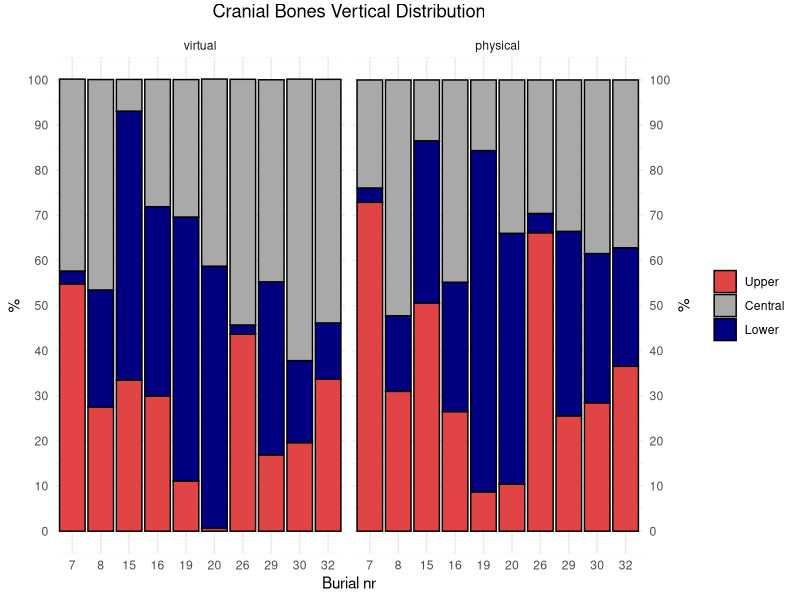
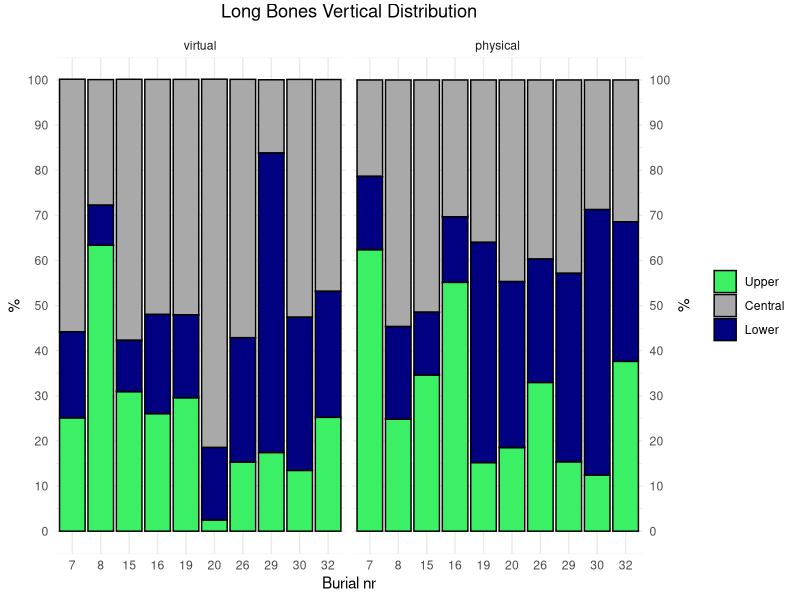
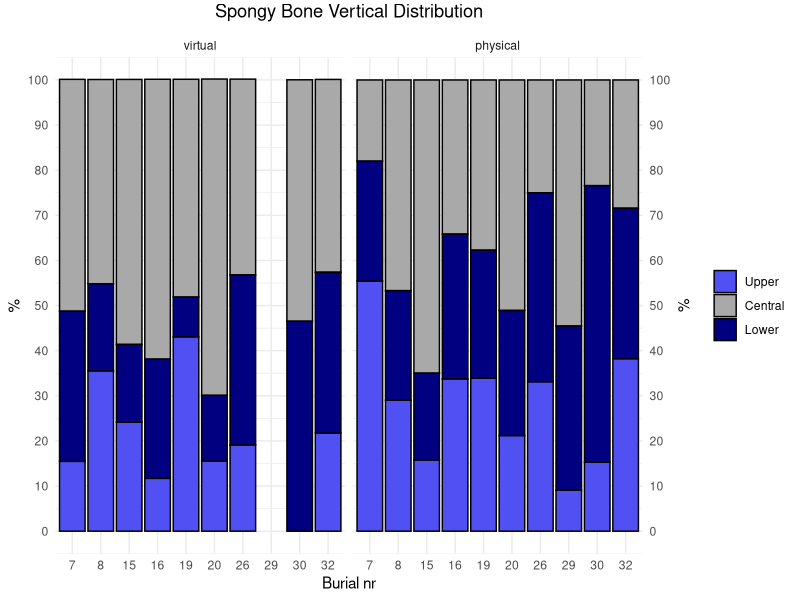
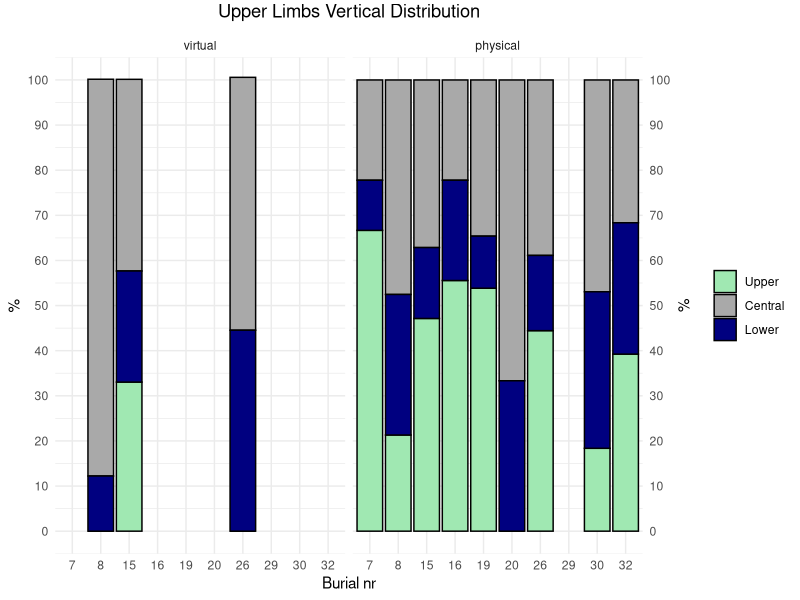
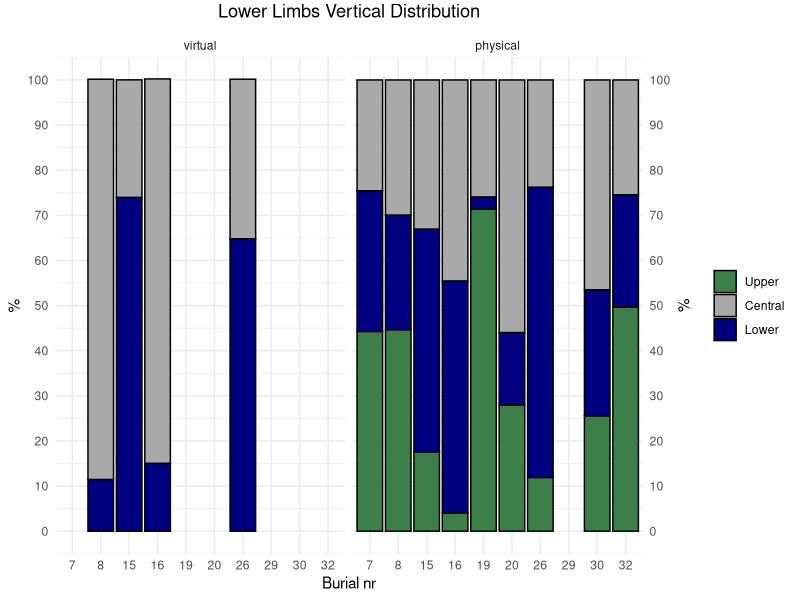
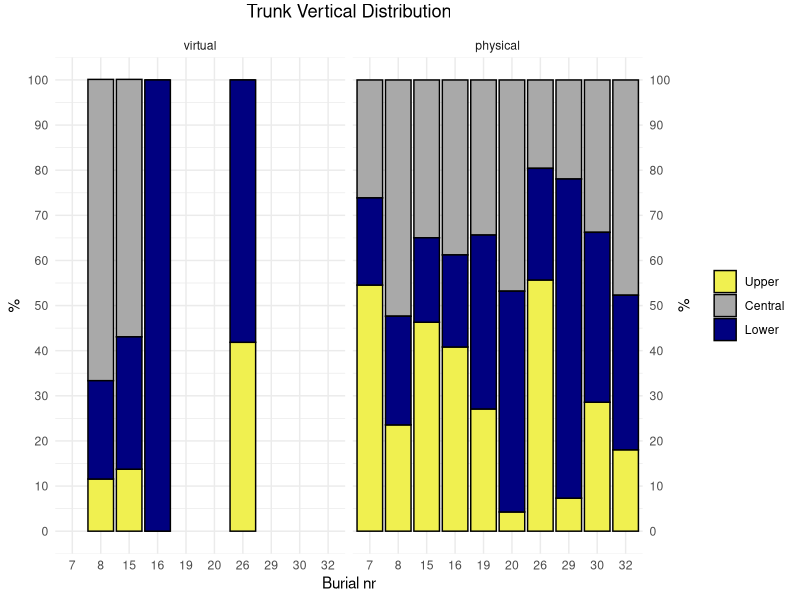
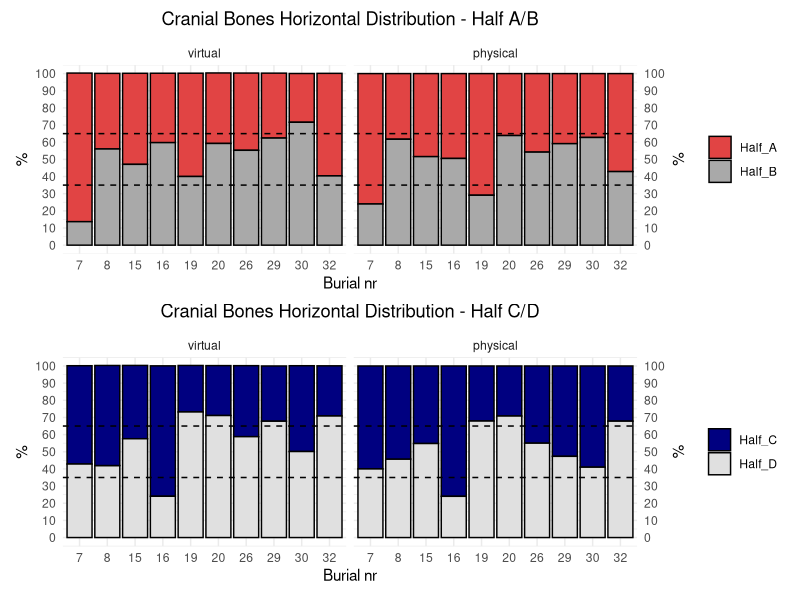
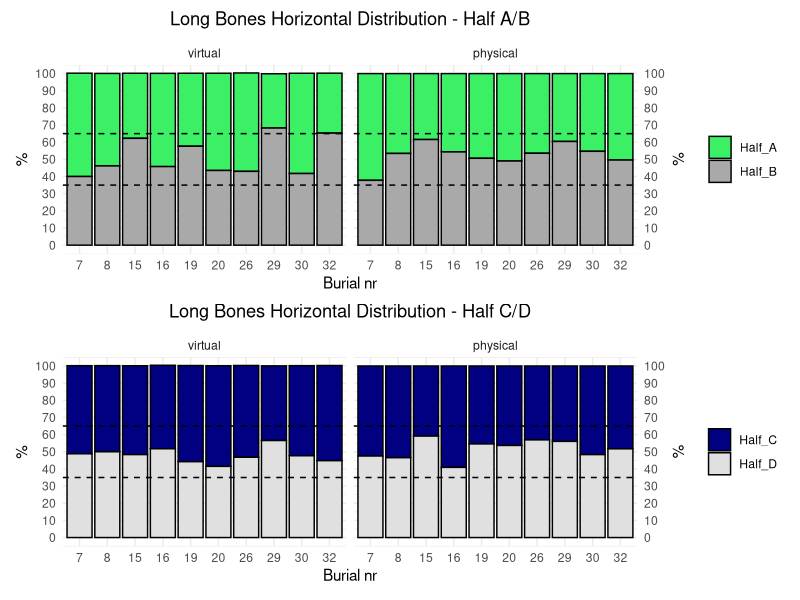

These charts were generated, in order, by the following R code:
# Load libraries and data ----
library(here)
library(ggplot2)
library(dplyr)
library(patchwork)
virt_phys <- read.csv(here("data","virt_phys.csv"))

# Customised palettes
cb_palette <-c("#e14444","darkgrey","navyblue","#E0E0E0")
lb_palette <-c("#3cf065","darkgrey","navyblue","#E0E0E0")
sb_palette <-c("#5050f3","darkgrey","navyblue","#E0E0E0")
ul_palette <-c("#a0e8b2","darkgrey","navyblue","#E0E0E0")
ll_palette <-c("#3c7f49","darkgrey","navyblue","#E0E0E0")
t_palette <-c("#f0f050","darkgrey","navyblue","#E0E0E0")

# VERTICAL DISTRIBUTION ----

# Fig. 7 - A
ggplot(
  data = virt_phys %>%
    filter(element == "CB") %>%
    filter(section %in% c("upper", "central", "lower")) %>%
    mutate(method = factor(method, levels = c("virtual", "physical"))),
  aes(
    x = factor(burial),
    y = element_perc,
    fill = section
  )
) +
  geom_col(
    position = "stack",
    color = "black"
  ) +
  ggtitle("Cranial Bones Vertical Distribution") + 
  theme_minimal() +
  theme(
    plot.title = element_text(hjust = 0.5, vjust = 2),
    legend.position = "right"
  ) +
  labs(x = "Burial nr", y = "%") +
  scale_fill_manual(
    name = NULL, 
    values = cb_palette,
    breaks = c("upper", "central", "lower"),
    labels = c("Upper", "Central", "Lower") 
  ) +
  scale_y_continuous(
    breaks = seq(0, 100, by = 10),
    sec.axis = dup_axis(name = "%") 
  ) +
  coord_cartesian(ylim = c(0, 100)) +
  facet_wrap(~ method, ncol = 2)
# Save plot
pdf(file= here("figures", "fig.7","Cranial_Bones_Vertical_A.pdf"))

# Fig. 7 - B
ggplot(
  data = virt_phys %>%
    filter(element == "LB") %>%
    filter(section %in% c("upper", "central", "lower")) %>%
    mutate(method = factor(method, levels = c("virtual", "physical"))),
  aes(
    x = factor(burial),
    y = element_perc,
    fill = section
  )
) +
  geom_col(
    position = "stack",
    color = "black"
  ) +
  ggtitle("Long Bones Vertical Distribution") + 
  theme_minimal() +
  theme(
    plot.title = element_text(hjust = 0.5, vjust = 2),
    legend.position = "right"
  ) +
  labs(x = "Burial nr", y = "%") +
  scale_fill_manual(
    name = NULL, 
    values = lb_palette,
    breaks = c("upper", "central", "lower"),
    labels = c("Upper", "Central", "Lower") 
  ) +
  scale_y_continuous(
    breaks = seq(0, 100, by = 10),
    sec.axis = dup_axis(name = "%") 
  ) +
  coord_cartesian(ylim = c(0, 100)) +
  facet_wrap(~ method, ncol = 2)
# Save plot
pdf(file= here("figures", "fig.7","Long_Bones_Vertical_B.pdf"))

# Fig. 7 - C
ggplot(
  data = virt_phys %>%
    filter(element == "SB") %>%
    filter(section %in% c("upper", "central", "lower")) %>%
    mutate(method = factor(method, levels = c("virtual", "physical"))),
  aes(
    x = factor(burial),
    y = element_perc,
    fill = section
  )
) +
  geom_col(
    position = "stack",
    color = "black"
  ) +
  ggtitle("Spongy Bone Vertical Distribution") + 
  theme_minimal() +
  theme(
    plot.title = element_text(hjust = 0.5, vjust = 2),
    legend.position = "right"
  ) +
  labs(x = "Burial nr", y = "%") +
  scale_fill_manual(
    name = NULL, 
    values = sb_palette,
    breaks = c("upper", "central", "lower"),
    labels = c("Upper", "Central", "Lower") 
  ) +
  scale_y_continuous(
    breaks = seq(0, 100, by = 10),
    sec.axis = dup_axis(name = "%") 
  ) +
  coord_cartesian(ylim = c(0, 100)) +
  facet_wrap(~ method, ncol = 2)
# Save plot
pdf(file= here("figures", "fig.7","Spongy_Bone_Vertical_C.pdf"))

# Fig. 8 - A
ggplot(
  data = virt_phys %>%
    filter(element == "UL") %>%
    filter(section %in% c("upper", "central", "lower")) %>%
    mutate(method = factor(method, levels = c("virtual", "physical"))),
  aes(
    x = factor(burial),
    y = element_perc,
    fill = section
  )
) +
  geom_col(
    position = "stack",
    color = "black"
  ) +
  ggtitle("Upper Limbs Vertical Distribution") + 
  theme_minimal() +
  theme(
    plot.title = element_text(hjust = 0.5, vjust = 2),
    legend.position = "right"
  ) +
  labs(x = "Burial nr", y = "%") +
  scale_fill_manual(
    name = NULL, 
    values = ul_palette,
    breaks = c("upper", "central", "lower"),
    labels = c("Upper", "Central", "Lower") 
  ) +
  scale_y_continuous(
    breaks = seq(0, 100, by = 10),
    sec.axis = dup_axis(name = "%") 
  ) +
  coord_cartesian(ylim = c(0, 100)) +
  facet_wrap(~ method, ncol = 2)
# Save plot
pdf(file= here("figures", "fig.8","Upper_Limbs_Vertical_A.pdf"))

# Fig. 8 - B
ggplot(
  data = virt_phys %>%
    filter(element == "LL") %>%
    filter(section %in% c("upper", "central", "lower")) %>%
    mutate(method = factor(method, levels = c("virtual", "physical"))),
  aes(
    x = factor(burial),
    y = element_perc,
    fill = section
  )
) +
  geom_col(
    position = "stack",
    color = "black"
  ) +
  ggtitle("Lower Limbs Vertical Distribution") + 
  theme_minimal() +
  theme(
    plot.title = element_text(hjust = 0.5, vjust = 2),
    legend.position = "right"
  ) +
  labs(x = "Burial nr", y = "%") +
  scale_fill_manual(
    name = NULL, 
    values = ll_palette,
    breaks = c("upper", "central", "lower"),
    labels = c("Upper", "Central", "Lower") 
  ) +
  scale_y_continuous(
    breaks = seq(0, 100, by = 10),
    sec.axis = dup_axis(name = "%") 
  ) +
  coord_cartesian(ylim = c(0, 100)) +
  facet_wrap(~ method, ncol = 2)
# Save plot
pdf(file= here("figures", "fig.8","Lower_Limbs_Vertical_B.pdf"))

# Fig. 8 - C
ggplot(
  data = virt_phys %>%
    filter(element == "T") %>%
    filter(section %in% c("upper", "central", "lower")) %>%
    mutate(method = factor(method, levels = c("virtual", "physical"))),
  aes(
    x = factor(burial),
    y = element_perc,
    fill = section
  )
) +
  geom_col(
    position = "stack",
    color = "black"
  ) +
  ggtitle("Trunk Vertical Distribution") + 
  theme_minimal() +
  theme(
    plot.title = element_text(hjust = 0.5, vjust = 2),
    legend.position = "right"
  ) +
  labs(x = "Burial nr", y = "%") +
  scale_fill_manual(
    name = NULL, 
    values = t_palette,
    breaks = c("upper", "central", "lower"),
    labels = c("Upper", "Central", "Lower") 
  ) +
  scale_y_continuous(
    breaks = seq(0, 100, by = 10),
    sec.axis = dup_axis(name = "%") 
  ) +
  coord_cartesian(ylim = c(0, 100)) +
  facet_wrap(~ method, ncol = 2)
# Save plot
pdf(file= here("figures", "fig.8","Trunk_Vertical_C.pdf"))

# HORIZONTAL DISTRIBUTION ----

# Fig. 9 - A
(
  ggplot(
    data = virt_phys %>%
      filter(element == "CB") %>%
      filter(section %in% c("half_A", "half_B")) %>%
      mutate(method = factor(method, levels = c("virtual", "physical"))), 
    aes(
      x = factor(burial),
      y = element_perc,
      fill = section
    )
  ) +
    geom_col(
      position = "stack",
      color = "black"
    ) +
    geom_hline(yintercept = c(65, 35), color = "black", linetype = "dashed") + 
    ggtitle("Cranial Bones Horizontal Distribution - Half A/B") + 
    theme_minimal() +
    theme(
      plot.title = element_text(hjust = 0.5, vjust = 2),
      legend.position = "right"
    ) +
    labs(x = "Burial nr", y = "%") +
    scale_fill_manual(
      name = NULL, 
      values = cb_palette,
      breaks = c("half_A", "half_B"),
      labels = c("Half_A", "Half_B")
    ) +
    scale_y_continuous(
      breaks = seq(0, 100, by = 10),
      sec.axis = dup_axis(name = "%") 
    ) +
    coord_cartesian(ylim = c(0, 100)) +
    facet_wrap(~ method, ncol = 2)
) /
  (
    ggplot(
      data = virt_phys %>%
        filter(element == "CB") %>%
        filter(section %in% c("half_C", "half_D")) %>%
        mutate(method = factor(method, levels = c("virtual", "physical"))), 
      aes(
        x = factor(burial),
        y = element_perc,
        fill = section
      )
    ) +
      geom_col(
        position = "stack",
        color = "black"
      ) +
      geom_hline(yintercept = c(65, 35), color = "black", linetype = "dashed") + 
      ggtitle("Cranial Bones Horizontal Distribution - Half C/D") +
      theme_minimal() +
      theme(
        plot.title = element_text(hjust = 0.5, vjust = 2),
        legend.position = "right"
      ) +
      labs(x = "Burial nr", y = "%") +
      scale_fill_manual(
        name = NULL, 
        values = c("half_C" = "navyblue", "half_D" = "#E0E0E0"),
        breaks = c("half_C", "half_D"),
        labels = c("Half_C", "Half_D") 
      ) +
      scale_y_continuous(
        breaks = seq(0, 100, by = 10),
        sec.axis = dup_axis(name = "%") 
      ) +
      coord_cartesian(ylim = c(0, 100)) +
      facet_wrap(~ method, ncol = 2)
  )
# Save plot
pdf(file= here("figures", "fig.9","Cranial_Bones_Horizontal_A.pdf"))

# Fig. 9 - B
(
  ggplot(
    data = virt_phys %>%
      filter(element == "LB") %>%
      filter(section %in% c("half_A", "half_B")) %>%
      mutate(method = factor(method, levels = c("virtual", "physical"))), 
    aes(
      x = factor(burial),
      y = element_perc,
      fill = section
    )
  ) +
    geom_col(
      position = "stack",
      color = "black"
    ) +
    geom_hline(yintercept = c(65, 35), color = "black", linetype = "dashed") + 
    ggtitle("Long Bones Horizontal Distribution - Half A/B") + 
    theme_minimal() +
    theme(
      plot.title = element_text(hjust = 0.5, vjust = 2),
      legend.position = "right"
    ) +
    labs(x = "Burial nr", y = "%") +
    scale_fill_manual(
      name = NULL, 
      values = lb_palette,
      breaks = c("half_A", "half_B"),
      labels = c("Half_A", "Half_B")
    ) +
    scale_y_continuous(
      breaks = seq(0, 100, by = 10),
      sec.axis = dup_axis(name = "%") 
    ) +
    coord_cartesian(ylim = c(0, 100)) +
    facet_wrap(~ method, ncol = 2)
) /
  (
    ggplot(
      data = virt_phys %>%
        filter(element == "LB") %>%
        filter(section %in% c("half_C", "half_D")) %>%
        mutate(method = factor(method, levels = c("virtual", "physical"))), 
      aes(
        x = factor(burial),
        y = element_perc,
        fill = section
      )
    ) +
      geom_col(
        position = "stack",
        color = "black"
      ) +
      geom_hline(yintercept = c(65, 35), color = "black", linetype = "dashed") + 
      ggtitle("Long Bones Horizontal Distribution - Half C/D") +
      theme_minimal() +
      theme(
        plot.title = element_text(hjust = 0.5, vjust = 2),
        legend.position = "right"
      ) +
      labs(x = "Burial nr", y = "%") +
      scale_fill_manual(
        name = NULL,
        values = c("half_C" = "navyblue", "half_D" = "#E0E0E0"),
        breaks = c("half_C", "half_D"),
        labels = c("Half_C", "Half_D") 
      ) +
      scale_y_continuous(
        breaks = seq(0, 100, by = 10),
        sec.axis = dup_axis(name = "%") 
      ) +
      coord_cartesian(ylim = c(0, 100)) +
      facet_wrap(~ method, ncol = 2)
  )
# Save plot
pdf(file= here("figures", "fig.9","Long_Bones_Horizontal_B.pdf"))

# Fig. 10 - A
(
  ggplot(
    data = virt_phys %>%
      filter(element == "SB") %>%
      filter(section %in% c("half_A", "half_B")) %>%
      mutate(method = factor(method, levels = c("virtual", "physical"))), 
    aes(
      x = factor(burial),
      y = element_perc,
      fill = section
    )
  ) +
    geom_col(
      position = "stack",
      color = "black"
    ) +
    geom_hline(yintercept = c(65, 35), color = "black", linetype = "dashed") + 
    ggtitle("Spongy Bone Horizontal Distribution - Half A/B") + 
    theme_minimal() +
    theme(
      plot.title = element_text(hjust = 0.5, vjust = 2),
      legend.position = "right"
    ) +
    labs(x = "Burial nr", y = "%") +
    scale_fill_manual(
      name = NULL, 
      values = sb_palette,
      breaks = c("half_A", "half_B"),
      labels = c("Half_A", "Half_B")
    ) +
    scale_y_continuous(
      breaks = seq(0, 100, by = 10),
      sec.axis = dup_axis(name = "%") 
    ) +
    coord_cartesian(ylim = c(0, 100)) +
    facet_wrap(~ method, ncol = 2)
) /
  (
    ggplot(
      data = virt_phys %>%
        filter(element == "SB") %>%
        filter(section %in% c("half_C", "half_D")) %>%
        mutate(method = factor(method, levels = c("virtual", "physical"))), 
      aes(
        x = factor(burial),
        y = element_perc,
        fill = section
      )
    ) +
      geom_col(
        position = "stack",
        color = "black"
      ) +
      geom_hline(yintercept = c(65, 35), color = "black", linetype = "dashed") + 
      ggtitle("Spongy Bone Horizontal Distribution - Half C/D") +
      theme_minimal() +
      theme(
        plot.title = element_text(hjust = 0.5, vjust = 2),
        legend.position = "right"
      ) +
      labs(x = "Burial nr", y = "%") +
      scale_fill_manual(
        name = NULL,
        values = c("half_C" = "navyblue", "half_D" = "#E0E0E0"),
        breaks = c("half_C", "half_D"),
        labels = c("Half_C", "Half_D") 
      ) +
      scale_y_continuous(
        breaks = seq(0, 100, by = 10),
        sec.axis = dup_axis(name = "%") 
      ) +
      coord_cartesian(ylim = c(0, 100)) +
      facet_wrap(~ method, ncol = 2)
  )
# Save plot
pdf(file= here("figures", "fig.10","Spongy_Bone_Horizontal_A.pdf"))

# Fig. 10 - B
(
  ggplot(
    data = virt_phys %>%
      filter(element == "T") %>%
      filter(section %in% c("half_A", "half_B")) %>%
      mutate(method = factor(method, levels = c("virtual", "physical"))), 
    aes(
      x = factor(burial),
      y = element_perc,
      fill = section
    )
  ) +
    geom_col(
      position = "stack",
      color = "black"
    ) +
    geom_hline(yintercept = c(65, 35), color = "black", linetype = "dashed") + 
    ggtitle("Trunk Horizontal Distribution - Half A/B") + 
    theme_minimal() +
    theme(
      plot.title = element_text(hjust = 0.5, vjust = 2),
      legend.position = "right"
    ) +
    labs(x = "Burial nr", y = "%") +
    scale_fill_manual(
      name = NULL, 
      values = t_palette,
      breaks = c("half_A", "half_B"),
      labels = c("Half_A", "Half_B")
    ) +
    scale_y_continuous(
      breaks = seq(0, 100, by = 10),
      sec.axis = dup_axis(name = "%") 
    ) +
    coord_cartesian(ylim = c(0, 100)) +
    facet_wrap(~ method, ncol = 2)
) /
  (
    ggplot(
      data = virt_phys %>%
        filter(element == "T") %>%
        filter(section %in% c("half_C", "half_D")) %>%
        mutate(method = factor(method, levels = c("virtual", "physical"))), 
      aes(
        x = factor(burial),
        y = element_perc,
        fill = section
      )
    ) +
      geom_col(
        position = "stack",
        color = "black"
      ) +
      geom_hline(yintercept = c(65, 35), color = "black", linetype = "dashed") + 
      ggtitle("Trunk Horizontal Distribution - Half C/D") +
      theme_minimal() +
      theme(
        plot.title = element_text(hjust = 0.5, vjust = 2),
        legend.position = "right"
      ) +
      labs(x = "Burial nr", y = "%") +
      scale_fill_manual(
        name = NULL,
        values = c("half_C" = "navyblue", "half_D" = "#E0E0E0"),
        breaks = c("half_C", "half_D"),
        labels = c("Half_C", "Half_D") 
      ) +
      scale_y_continuous(
        breaks = seq(0, 100, by = 10),
        sec.axis = dup_axis(name = "%") 
      ) +
      coord_cartesian(ylim = c(0, 100)) +
      facet_wrap(~ method, ncol = 2)
  )
# Save plot
pdf(file= here("figures", "fig.10","Trunk_Horizontal_B.pdf"))

# Fig. 12 - A
(
  ggplot(
    data = virt_phys %>%
      filter(element == "UL") %>%
      filter(section %in% c("half_A", "half_B")) %>%
      mutate(method = factor(method, levels = c("virtual", "physical"))), 
    aes(
      x = factor(burial),
      y = element_perc,
      fill = section
    )
  ) +
    geom_col(
      position = "stack",
      color = "black"
    ) +
    geom_hline(yintercept = c(65, 35), color = "black", linetype = "dashed") + 
    ggtitle("Upper Limbs Horizontal Distribution - Half A/B") + 
    theme_minimal() +
    theme(
      plot.title = element_text(hjust = 0.5, vjust = 2),
      legend.position = "right"
    ) +
    labs(x = "Burial nr", y = "%") +
    scale_fill_manual(
      name = NULL, 
      values = ul_palette,
      breaks = c("half_A", "half_B"),
      labels = c("Half_A", "Half_B")
    ) +
    scale_y_continuous(
      breaks = seq(0, 100, by = 10),
      sec.axis = dup_axis(name = "%") 
    ) +
    coord_cartesian(ylim = c(0, 100)) +
    facet_wrap(~ method, ncol = 2)
) /
  (
    ggplot(
      data = virt_phys %>%
        filter(element == "UL") %>%
        filter(section %in% c("half_C", "half_D")) %>%
        mutate(method = factor(method, levels = c("virtual", "physical"))), 
      aes(
        x = factor(burial),
        y = element_perc,
        fill = section
      )
    ) +
      geom_col(
        position = "stack",
        color = "black"
      ) +
      geom_hline(yintercept = c(65, 35), color = "black", linetype = "dashed") + 
      ggtitle("Upper Limbs Horizontal Distribution - Half C/D") +
      theme_minimal() +
      theme(
        plot.title = element_text(hjust = 0.5, vjust = 2),
        legend.position = "right"
      ) +
      labs(x = "Burial nr", y = "%") +
      scale_fill_manual(
        name = NULL,
        values = c("half_C" = "navyblue", "half_D" = "#E0E0E0"),
        breaks = c("half_C", "half_D"),
        labels = c("Half_C", "Half_D") 
      ) +
      scale_y_continuous(
        breaks = seq(0, 100, by = 10),
        sec.axis = dup_axis(name = "%") 
      ) +
      coord_cartesian(ylim = c(0, 100)) +
      facet_wrap(~ method, ncol = 2)
  )
# Save plot
pdf(file= here("figures", "fig.12","Upper_Limbs_Horizontal_A.pdf"))

# Fig. 12 - B
(
  ggplot(
    data = virt_phys %>%
      filter(element == "LL") %>%
      filter(section %in% c("half_A", "half_B")) %>%
      mutate(method = factor(method, levels = c("virtual", "physical"))), 
    aes(
      x = factor(burial),
      y = element_perc,
      fill = section
    )
  ) +
    geom_col(
      position = "stack",
      color = "black"
    ) +
    geom_hline(yintercept = c(65, 35), color = "black", linetype = "dashed") + 
    ggtitle("Lower Limbs Horizontal Distribution - Half A/B") + 
    theme_minimal() +
    theme(
      plot.title = element_text(hjust = 0.5, vjust = 2),
      legend.position = "right"
    ) +
    labs(x = "Burial nr", y = "%") +
    scale_fill_manual(
      name = NULL, 
      values = ll_palette,
      breaks = c("half_A", "half_B"),
      labels = c("Half_A", "Half_B")
    ) +
    scale_y_continuous(
      breaks = seq(0, 100, by = 10),
      sec.axis = dup_axis(name = "%") 
    ) +
    coord_cartesian(ylim = c(0, 100)) +
    facet_wrap(~ method, ncol = 2)
) /
  (
    ggplot(
      data = virt_phys %>%
        filter(element == "LL") %>%
        filter(section %in% c("half_C", "half_D")) %>%
        mutate(method = factor(method, levels = c("virtual", "physical"))), 
      aes(
        x = factor(burial),
        y = element_perc,
        fill = section
      )
    ) +
      geom_col(
        position = "stack",
        color = "black"
      ) +
      geom_hline(yintercept = c(65, 35), color = "black", linetype = "dashed") + 
      ggtitle("Lower Limbs Horizontal Distribution - Half C/D") +
      theme_minimal() +
      theme(
        plot.title = element_text(hjust = 0.5, vjust = 2),
        legend.position = "right"
      ) +
      labs(x = "Burial nr", y = "%") +
      scale_fill_manual(
        name = NULL,
        values = c("half_C" = "navyblue", "half_D" = "#E0E0E0"),
        breaks = c("half_C", "half_D"),
        labels = c("Half_C", "Half_D") 
      ) +
      scale_y_continuous(
        breaks = seq(0, 100, by = 10),
        sec.axis = dup_axis(name = "%") 
      ) +
      coord_cartesian(ylim = c(0, 100)) +
      facet_wrap(~ method, ncol = 2)
  )
# Save plot
pdf(file= here("figures", "fig.12","Lower_Limbs_Horizontal_B.pdf"))
